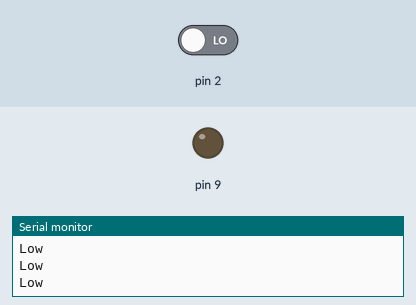
A sketch run on a simulated Arduino Uno, built with avr-gcc and run on an emulated ATmega328P. Parts: output pins drawn as LEDs (lit = HIGH), the last lines printed to the serial monitor. Inputs (shaded band) come from the test bench; at power-on: pin 2 LOW.

Above: at 2.8 s.
2.9 s: pin 2 driven HIGH
At 4.0 s:
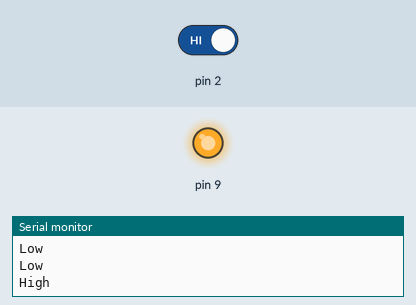
4.5 s: pin 2 driven LOW
At 5.5 s:
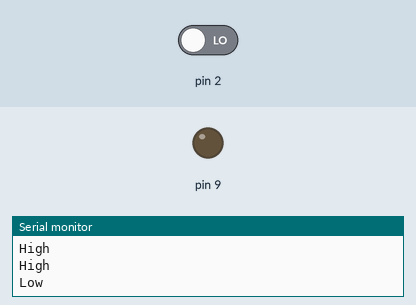
Timing chart, 0 to 7.5 s (numbered marks = the images above; inputs shaded):
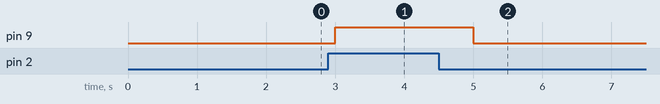

Measured:
- after the input at 2.9 s, pin 9: LOW → HIGH after 0.10 s
- after the input at 4.5 s, pin 9: HIGH → LOW after 0.50 s

The sketch:

motor-controller.ino
```cpp
void setup() {
  pinMode(9, OUTPUT);
  pinMode(2, INPUT);
  Serial.begin(9600);
}

void loop() {
  int switchState = digitalRead(2);
  if (switchState == HIGH)
  {
    Serial.println("High");
    digitalWrite(9, HIGH);
  }
  else
  {
    Serial.println("Low");
    digitalWrite(9, LOW);
  }
  delay(1000);
}
```
